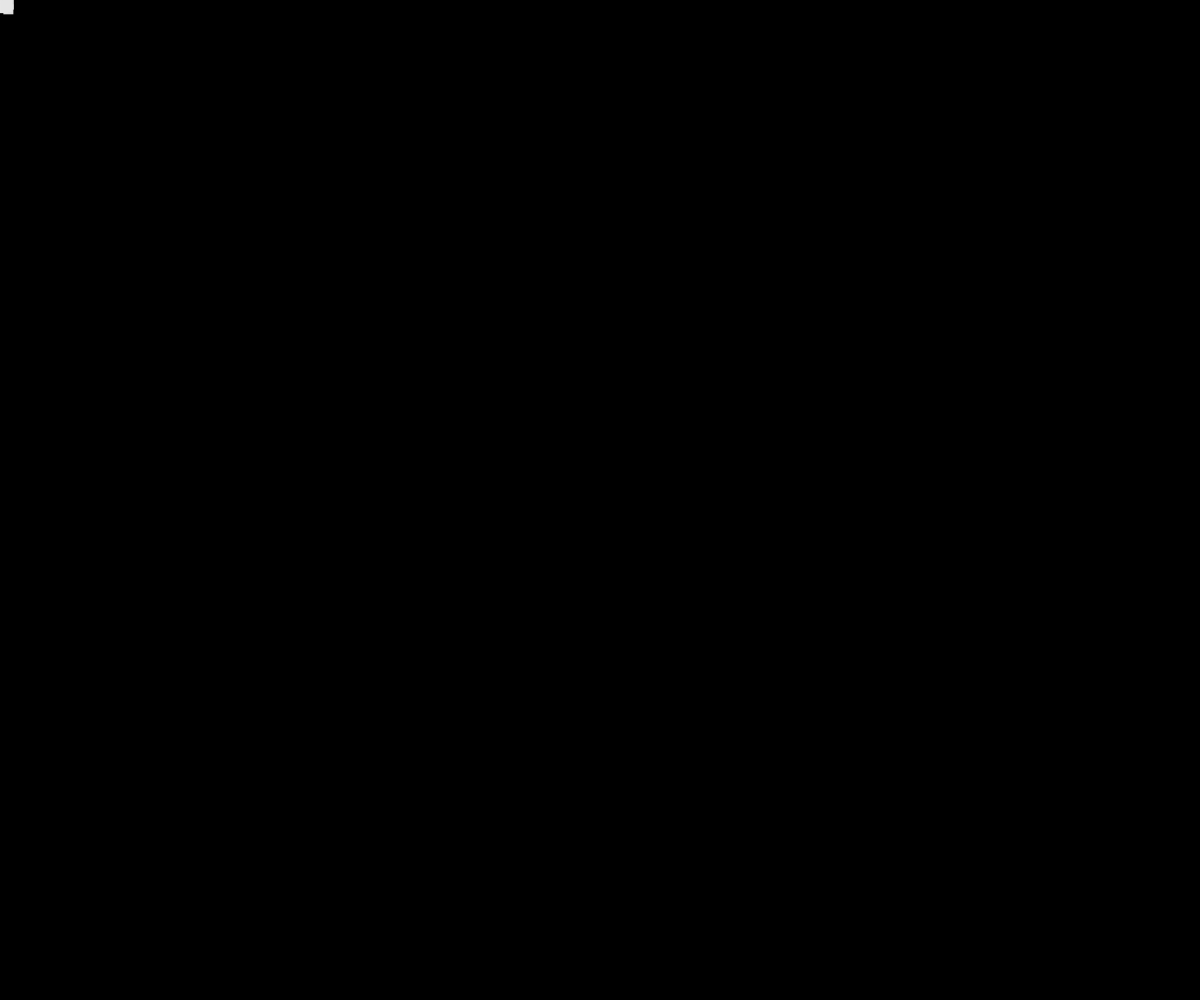
Frame 1 (no input)
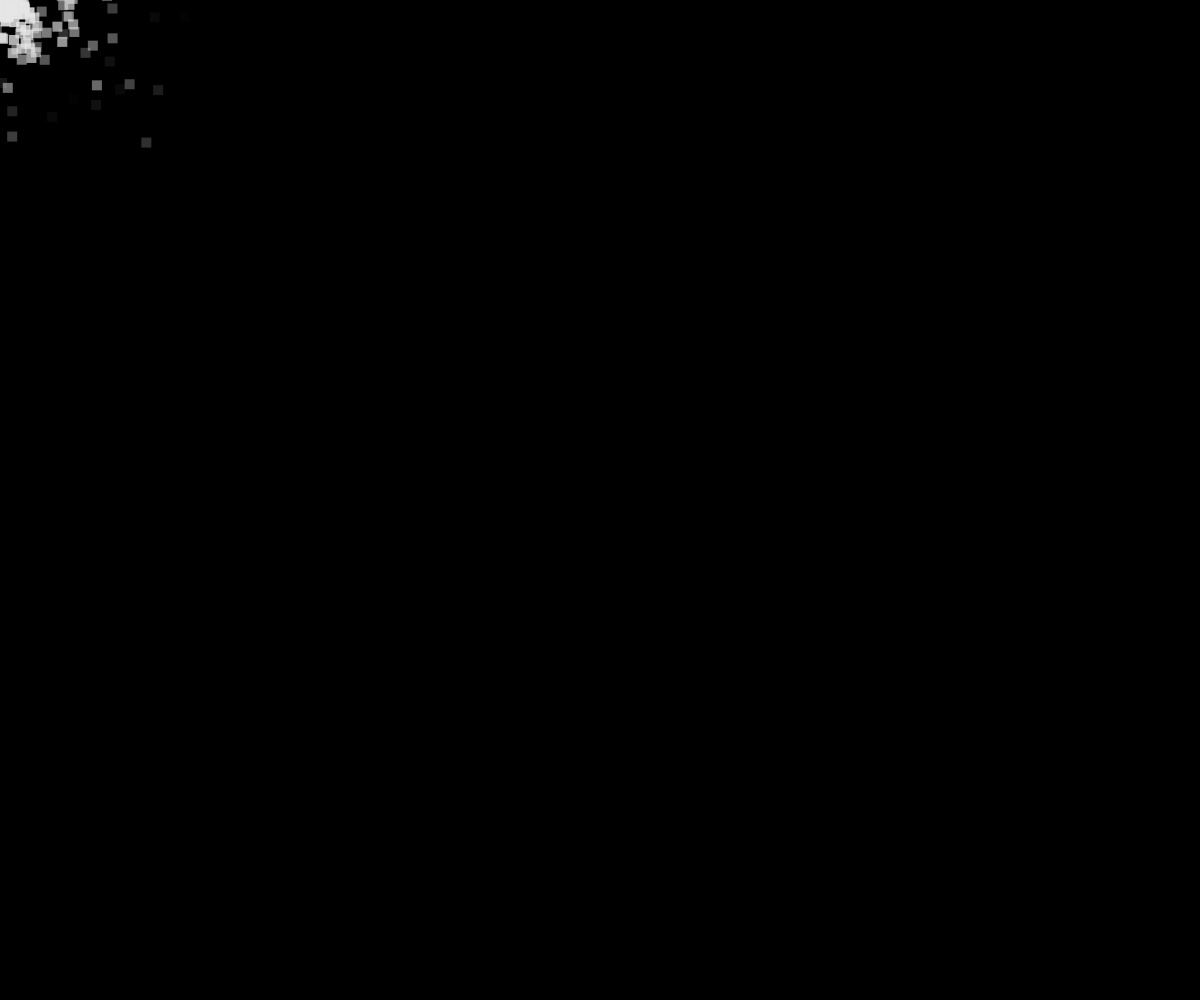
Frame 60 (no input)
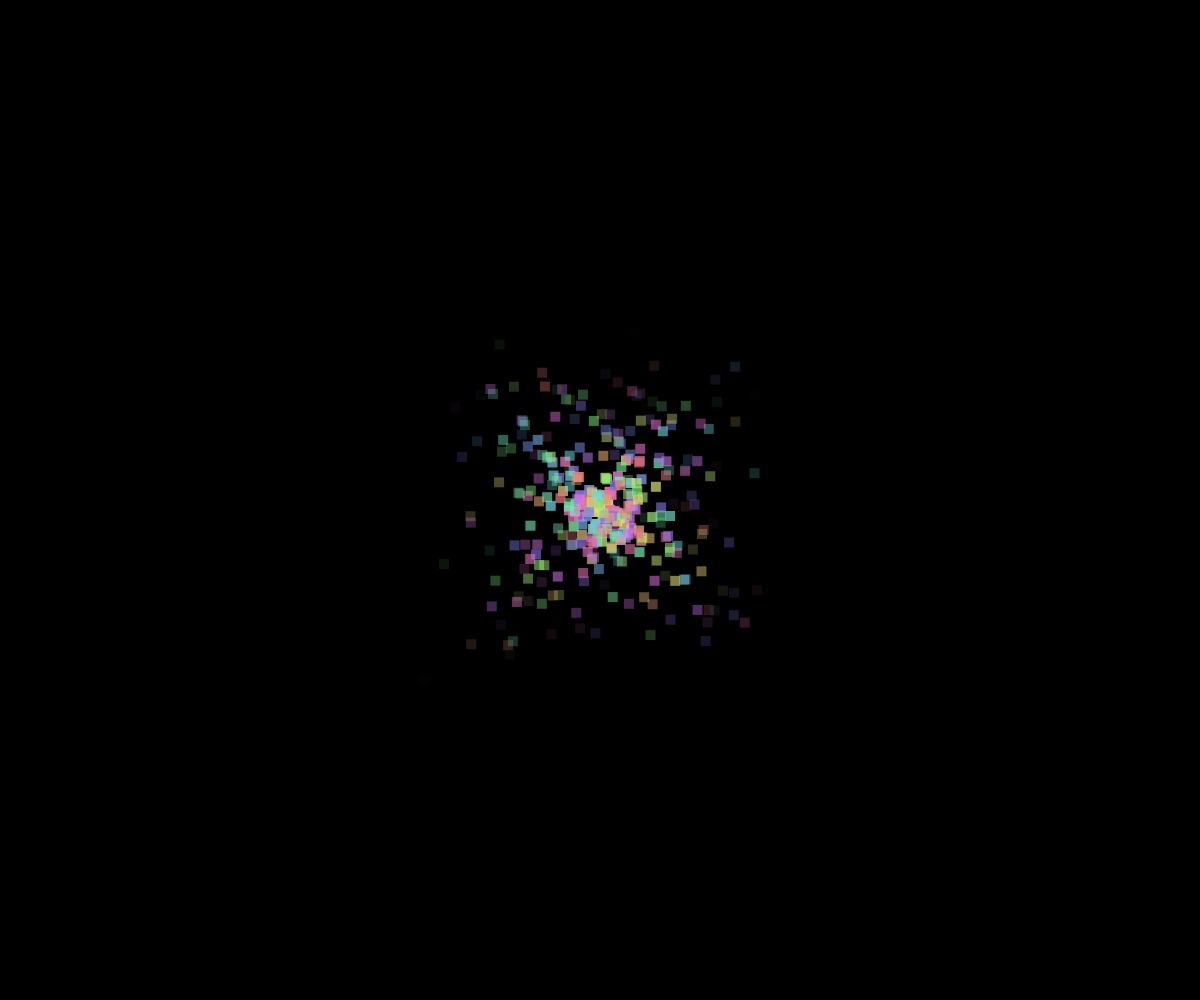
Frame 120 (the mouse pressed at the canvas centre since frame 60)

The p5.js sketch that drew these frames (run headless with seeded random() and noise() and a simulated clock; from frame 60 on, the mouse is pressed at the canvas centre):

// p5.js sketch
// ── sketch.js
/*
Week6 HW Redo
Rebecca C

Particles using P4.JS, particles follow mouse,
and when mouse is pressed, particles change in color
*/

let particles = [];
let sat = 0; //sets level for saturation

function setup(){
    createCanvas(windowWidth, windowHeight);
    colorMode(HSB, 360, 100, 100, [255]); //hue, saturation, brightness, [alpha]
    
}

function draw(){
    background(0);
    for(let i = 0; i < 10; i++){
        let p = new Particle();
        particles.push(p); //start drawing array particles
    }
    for (let i = particles.length - 1; i >= 0; i--){
        particles[i].update();
        particles[i].show();
        if(particles[i].isDead()){
            particles.splice(i, 1); //splice that particle i
        }
    }
}

class Particle{
    constructor(){
        this.x = mouseX; //particle x location
        this.y = mouseY; //y location
        this.vx = random(-5, 5); //x velocity
        this.vy = random(-5, 5); //y velocity
        this.lifespan = 255; //alpha starts at 255
        this.color = random(0, 360);
    }

    isDead(){
        return this.lifespan < 0 //to destroy particles
    }

    update(){
        //moving the particles
        this.x += this.vx;
        this.y += this.vy;
        //particles slowly disappear over time
        this.lifespan -= 7;
    }

    show(){
        noStroke(); 
        fill(this.color, sat, 90, this.lifespan); //random color, saturation, brightness, alpha
        square(this.x, this.y, 10);
    }
}

function mousePressed(){
    //when mouse is pressed, particles become colored
    sat = 50;
    square(this.x, this.y, 10);
    //supposed to turn into circles, but particles did not want to turn into circles
}

function mouseReleased(){
    //when released, particles go back to being grey squares
    sat = 0;
    square(this.x, this.y, 10);
}
